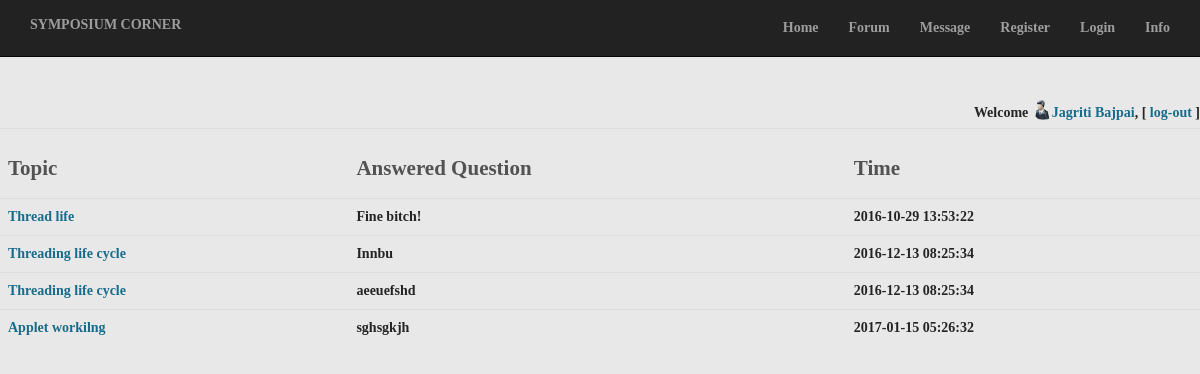
Page /ans.php (signed in) on the committed database.
### tables this page shows
CREATE TABLE `answer` (
  `answer_id` int(11) NOT NULL,
  `replied` int(11) NOT NULL,
  `question_id` varchar(50) NOT NULL,
  `answer_detail` varchar(2000) NOT NULL,
  `datetime` timestamp NOT NULL DEFAULT CURRENT_TIMESTAMP,
  `user_id` int(11) NOT NULL,
  `like` int(20) NOT NULL
);

CREATE TABLE `question` (
  `question_id` int(11) NOT NULL,
  `heading` varchar(50) NOT NULL,
  `question_detail` varchar(2000) NOT NULL,
  `datetime` timestamp NOT NULL DEFAULT CURRENT_TIMESTAMP,
  `user_id` int(11) NOT NULL,
  `subtopic_id` int(11) NOT NULL,
  `views` int(11) NOT NULL
);

### utility.php (called while the page is built, shortened)
<?php
	function ExecuteQuery ($SQL)
	{
		$rows = mysql_query ($SQL);
		return $rows;
	}
?>

### ans.php (the view, shortened to what this page needs)
<?php
	require("head.php");
	require("checkUser.php");
?>
<table class="table" width="100%">
<tr>
<center>
<th><h3><b>Topic</th>
<th><h3><b>Answered Question</th>
<th><h3><b>Time</th>
</tr>
<?php
$sql="SELECT * from  answer,question where answer.user_id=$_SESSION[uid] and answer.question_id=question.question_id";
$result=ExecuteQuery($sql);
		while($row = mysql_fetch_array($result))
		{
		$aid=$row['question_id'];
		$aheading=$row['heading'];
		$adetail=$row['answer_detail'];
		$adate=$row['datetime'];
		?>
		<tr>
			<center>
			<td><a href='questionview.php?qid=<?php echo $aid; ?>' ><?php echo $aheading;?></a></td>
			<td><?php echo $adetail;?></td>
			<td><?php echo $adate;?></td>
			</tr>
	<?php }?>

### css/landing-page.css (style rules this page uses)
body, html { width: 100%; height: 100%; }
body, h1, h2, h3, h4, h5, h6 { font-family: "Lato","Helvetica Neue",Helvetica,Arial,sans-serif; font-weight: 700; }

### res/style.css (style rules this page uses)
body { margin: 0 auto; padding: 0; background-color: #E8E8E8; }
body { font-family: Georgia, "Times New Roman", Times, Serif; font-size: 14px; color: #242424; }
a { font-family: Georgia, "Times New Roman", Times, Serif; text-decoration: none; color: #186C8B; }
a:link { font-family: Georgia, "Times New Roman", Times, Serif; text-decoration: none; color: #186C8B; }
h1, h2, h3, h4, h5, h6, h1 a, h2 a, h3 a, h4 a, h5 a, h6 a h1 a:hover, h2 a:hover, h3 a:hover, h4 a:hover, h5 a:hover, h6 a:hover h1 a:visited, h2 a:visited, h3 a:visited, h4 a:visited, h5 a:visited, h6 a:visited { font-weight: normal; font-style: normal; text-decoration: none; }
h3, h3 a, h3 a:link, h3 a:visited, h3 a:hover { font-family: Georgia, "Times New Roman", Times, Serif; font-size: 21px; color: #525252; }

### rows in the picture
answer: question.heading "Thread life", answer_detail "Fine bitch!", question.datetime "2016-10-29 13:53:22"
answer: question.heading "Threading life cycle", answer_detail "Innbu", question.datetime "2016-12-13 08:25:34"
answer: question.heading "Threading life cycle", answer_detail "aeeuefshd", question.datetime "2016-12-13 08:25:34"
answer: question.heading "Applet workilng", answer_detail "sghsgkjh", question.datetime "2017-01-15 05:26:32"

### other values in the picture
$_SESSION["fn"] "Jagriti Bajpai"
